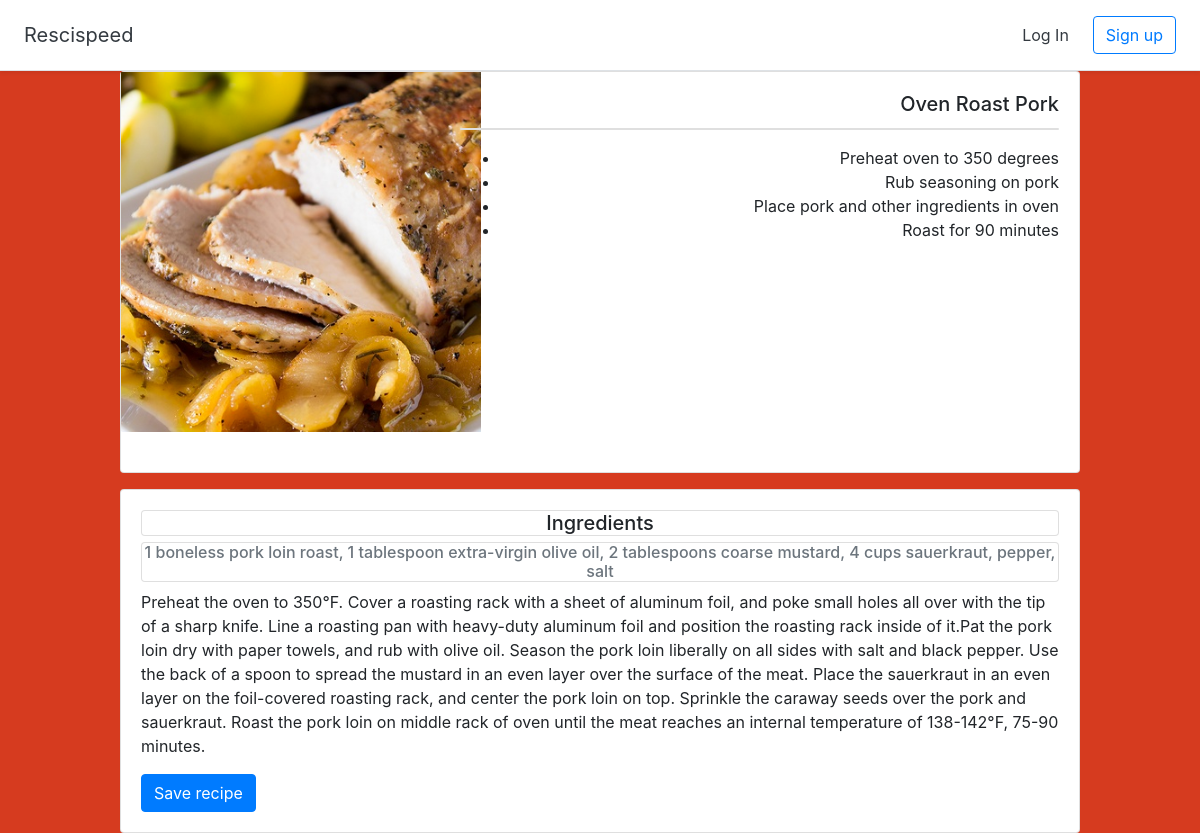
/ovenroastporkrecipe/, run on the app's committed database.
### recipemaker/models.py (models this page shows)
class Recipes(models.Model):
    name = models.CharField(max_length=255)
    url = models.CharField(max_length=255)
    video = models.CharField(max_length=255)
    description = models.CharField(max_length=500)
    image = models.ImageField(upload_to='recipe/images', default='Null')

### recipemaker/views.py (the view)
# urls.py: path('ovenroastporkrecipe/', views.ovenroastporkrecipe, name='ovenroastporkrecipe'),
def ovenroastporkrecipe(request):
    recipe = Recipes.objects.filter(Q(name__icontains='pork')).distinct()[:1]
    return render(request, 'recipemaker/ovenroastporkrecipe.html', {'recipe': recipe})

### recipemaker/templates/recipemaker/ovenroastporkrecipe.html (shortened to what this page needs)
{%extends 'recipemaker/base.html' %}
{% load static %}
{% block content %}
{%for rec in recipe%}
<div class="d-flex justify-content-center">
    <div class="card mb-3 justify-content-center card text-right" style="width: 80%;">
        <div class="row no-gutters">
        <div class="col-md-4">
            <img src={{ rec.image.url }} alt="" style="max-height: 90%;"/>
        </div>
        <div class="col-md-8">
            <div class="card-body">
            <h5 class="card-title">{{rec.name}}</h5>
            <p class="card-text card text-right" >
                <ul>
                    <li>Preheat oven to 350 degrees</li>
                    <li>Rub seasoning on pork</li>
                    <li>Place pork and other ingredients in oven</li>
                    <li>Roast for 90 minutes</li>
                </ul>
            </p>
            </div>
        </div>
        </div>
    </div>
</div>
<div class="d-flex justify-content-center">
    <div class="card" style="width: 80%;">
        <div class="card-body">
        <h5 class="card-title card text-center">Ingredients</h5>
        <h6 class="card-subtitle mb-2 text-muted card text-center">1 boneless pork loin roast, 1 tablespoon extra-virgin olive oil, 2 tablespoons coarse mustard, 4 cups sauerkraut, pepper, salt</h6>
        <p class="card-text">Preheat the oven to 350°F. Cover a roasting rack with a sheet of aluminum foil, and poke small holes all over with the tip of a sharp knife.
            Line a roasting pan with heavy-duty aluminum foil and position the roasting rack inside of it.Pat the pork loin dry with paper towels, and rub with olive oil. Season the pork loin liberally on all sides with salt and black pepper.
            Use the back of a spoon to spread the mustard in an even layer over the surface of the meat.
            Place the sauerkraut in an even layer on the foil-covered roasting rack, and center the pork loin on top. Sprinkle the caraway seeds over the pork and sauerkraut.
            Roast the pork loin on middle rack of oven until the meat reaches an internal temperature of 138-142°F, 75-90 minutes.
        </p>
        <button style="text-align: center;" class="btn btn-primary" name="add" value="{{rec.name}}">Save recipe</button>
        </div>
    </div>
</div>
  {%endfor%}
{%endblock%}

### recipemaker/static/style.css (style rules this page uses)
body { padding: 0; margin: 0; height: 100vh; width: 100%; background: #d63b1f; }
html { height: 100%; }
body { min-height: 100%; }

### data on the page
Recipes: image (picture), name "Oven Roast Pork"
